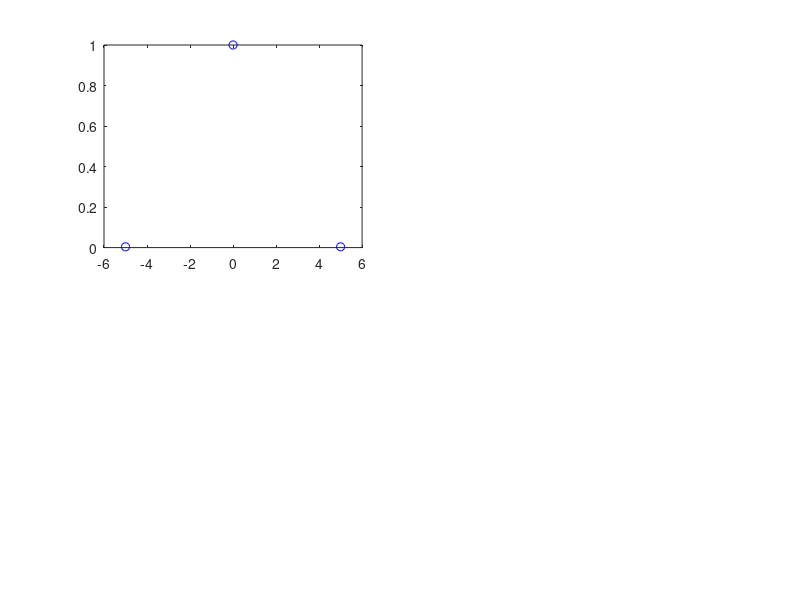

Here is the MATLAB script that generated this plot: (Note: this script raises an error after producing the figure.)
a = 5;
n = 3;
xs = linspace(-a,a,n);
ys = cos(xs)./cosh(xs);
f = @(xes) pofn(xes,n,a);
[p,S] = polyfit(xs,ys,n-1);
f2 = @(xes) polyval(p,xes);
subplot(2,2,1)
plot(xs,ys,'bo')
hold on
fplot(f)
fplot(f2)
ezplot('cos(x)/cosh(x)')
title('a=5, n=3');
xlim([-5 5]);
ylim([-1 5]);
legend('Points used','Approximating polynomials','Interpolating polynomials','cos(x)/cosh(x)')
hold off

a = 5;
n = 5;
xs = linspace(-a,a,n);
ys = cos(xs)./cosh(xs);
f = @(xes) pofn(xes,n,a);
[p,S] = polyfit(xs,ys,n-1);
f2 = @(xes) polyval(p,xes);
subplot(2,2,2)
plot(xs,ys,'bo')
hold on
fplot(f)
fplot(f2)
ezplot('cos(x)/cosh(x)')
title('a=5, n=5');
xlim([-5 5]);
ylim([-1 5]);
legend('Points used','Approximating polynomials','Interpolating polynomials','cos(x)/cosh(x)')
hold off

a = 5;
n = 10;
xs = linspace(-a,a,n);
ys = cos(xs)./cosh(xs);
f = @(xes) pofn(xes,n,a);
[p,S] = polyfit(xs,ys,n-1);
f2 = @(xes) polyval(p,xes);
subplot(2,2,3)
plot(xs,ys,'bo')
hold on
fplot(f)
fplot(f2)
ezplot('cos(x)/cosh(x)')
title('a=5, n=10');
xlim([-5 5]);
ylim([-1 5]);
legend('Points used','Approximating polynomials','Interpolating polynomials','cos(x)/cosh(x)')
hold off

a = 5;
n = 15;
xs = linspace(-a,a,n);
ys = cos(xs)./cosh(xs);
f = @(xes) pofn(xes,n,a);
[p,S] = polyfit(xs,ys,n-1);
f2 = @(xes) polyval(p,xes);
subplot(2,2,4)
plot(xs,ys,'bo')
hold on
fplot(f)
fplot(f2)
ezplot('cos(x)/cosh(x)')
title('a=5, n=15');
xlim([-5 5]);
ylim([-1 5]);
legend('Points used','Approximating polynomials','Interpolating polynomials','cos(x)/cosh(x)')
hold off

function p = pofn(xval,n,a)
    tot = 0;
    for i = 0:(n-1)
       fun = @(x) cos(x*a)./cosh(x*a).*legendreP(i,x);
       alpha = ((2*i+1)./2).*integral(fun,-1,1);
       qbar = legendreP(i,xval/a);
       tot = tot + alpha.*qbar;
    end
    p = tot;
end
